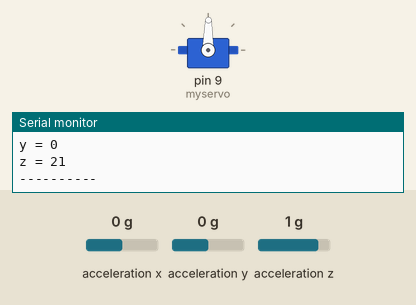
Recording of a sketch running on a simulated Arduino Uno, built with avr-gcc and run on an emulated ATmega328P. On the bench: servo, the last lines printed to the serial monitor. The inputs (shaded band) are chosen by the test bench; at power-on: acceleration y 0 g, acceleration x 0 g, acceleration z 1 g.

Above: at 1.26 s.
1.3 s: acceleration y set to -1.4 g
At 2.27 s:
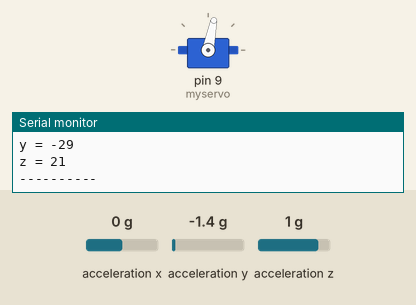
4.3 s: acceleration y set to 0 g
7.3 s: acceleration y set to 0.8 g
At 8.43 s:
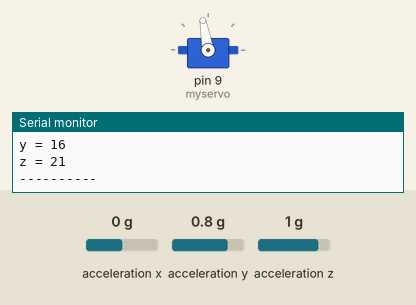
10.3 s: acceleration y set to -0.8 g
13.3 s: acceleration y set to 1.4 g
16.3 s: acceleration y set to -1.1 g
At 22.46 s:
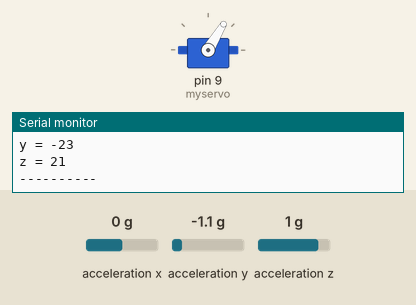
Timing chart, 0 to 26.0 s (numbered marks = the images above; inputs shaded):
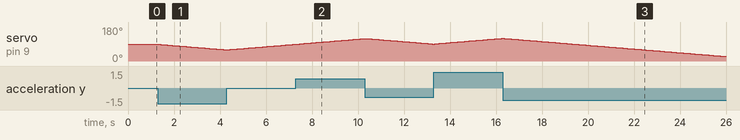

The sketch:

auto_rotate_windmill.ino
```cpp
#include <Wire.h>
#include "MMA7660.h"
#include <Servo.h>

MMA7660 accelemeter;
Servo myservo;

int pos = 90;

void setup() {
    accelemeter.init();
    myservo.attach(9);
    Serial.begin(9600);
}

void loop() {
    int8_t x;
    int8_t y;
    int8_t z;
    float ax, ay, az;
    accelemeter.getXYZ(&x, &y, &z);

    Serial.print("x = ");
    Serial.println(x);
    Serial.print("y = ");
    Serial.println(y);
    Serial.print("z = ");
    Serial.println(z);
    Serial.println("----------");

    if (y<3 && y>-3){
      if (pos>89){
        pos -= 1;
        myservo.write(pos);
      } else if (pos<91){
        pos += 1;
        myservo.write(pos);
      }
    } if (y>=3 && y<=5){
        if (pos<135){
          pos += 1;
          myservo.write(pos);
      } else if (pos>135){
          pos -= 1;
          myservo.write(pos);
      }
    } if (y>5){
        if (pos<181){
          pos += 1;
          myservo.write(pos);
      }
    } if (y<=-3 && y>=-5){
        if (pos<45){
          pos += 1;
          myservo.write(pos);
      } else if (pos>45){
          pos -= 1;
          myservo.write(pos);
      }
    } if (y<-5){
        if (pos>-1){
          pos -= 1;
          myservo.write(pos);
        }
    }
    delay(100);
}
```
